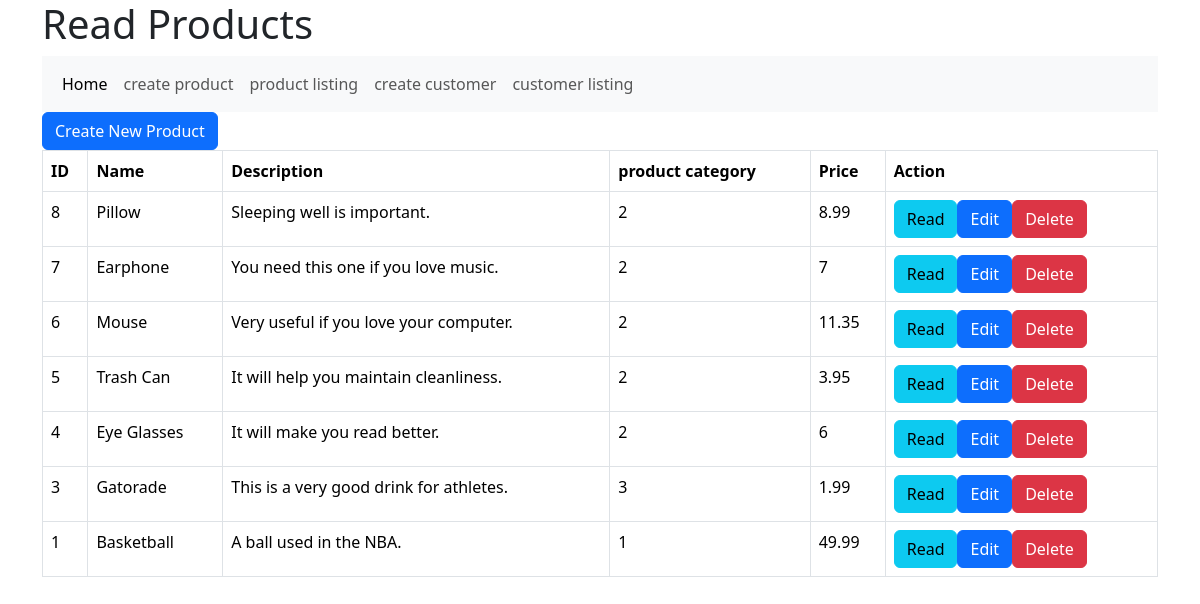
Screenshot of /product_listing.php with the database file from the repository.
### tables this page shows
CREATE TABLE IF NOT EXISTS `products` (
  `id` int(11) NOT NULL AUTO_INCREMENT,
  `name` varchar(128) NOT NULL,
  `description` text NOT NULL,
  `product_cat` int(11) NOT NULL,
  `price` double NOT NULL,
  `promotion_price` double NOT NULL,
  `manufacture_date` date DEFAULT NULL,
  `expired_date` date DEFAULT NULL,
  PRIMARY KEY (`id`)
);

CREATE TABLE IF NOT EXISTS `product_cat` (
  `product_cat_id` int(11) NOT NULL,
  `product_cat_name` varchar(100) NOT NULL,
  `product_cat_description` text NOT NULL,
  PRIMARY KEY (`product_cat_id`)
);

### product_listing.php (the view, shortened to what this page needs)
<!DOCTYPE HTML>
<html>
<head>
    <link href="https://cdn.jsdelivr.net/npm/bootstrap@5.3.3/dist/css/bootstrap.min.css" rel="stylesheet">
</head>
<body>
    <div class="container">
        <div class="page-header">
            <h1>Read Products</h1>
        </div>
        <nav class="navbar navbar-expand-lg bg-body-tertiary">
  <div class="container-fluid">
    <div class="collapse navbar-collapse" id="navbarNavAltMarkup">
      <div class="navbar-nav">
        <a class="nav-link active" aria-current="page" href="#">Home</a>
        <a class="nav-link" href="product_create.php">create product</a>
        <a class="nav-link" href="product_listing">product listing</a>
        <a class="nav-link" href="customer_create.php">create customer</a>
        <a class="nav-link" href="customer_listing.php">customer listing</a>
      </div>
    </div>
  </div>
</nav>
        <?php
include 'config/database.php';
$query = "SELECT * FROM products INNER JOIN product_cat on products.product_cat=product_cat.product_cat_id ORDER BY id DESC";
$stmt = $con->prepare($query);
$stmt->execute();
$num = $stmt->rowCount();
echo "<a href='product_create.php' class='btn btn-primary m-b-1em'>Create New Product</a>";
if($num>0){
    echo "<table class='table table-hover table-responsive table-bordered'>";
    echo "<tr>";
        echo "<th>ID</th>";
        echo "<th>Name</th>";
        echo "<th>Description</th>";
        echo "<th>product category</th>";
        echo "<th>Price</th>";
        echo "<th>Action</th>";
    echo "</tr>";
while ($row = $stmt->fetch(PDO::FETCH_ASSOC)){
    extract($row);
    echo "<tr>";
        echo "<td>{$id}</td>";
        echo "<td>{$name}</td>";
        echo "<td>{$description}</td>";
        echo "<td>{$product_cat_id}</td>";
        echo "<td>{$price}</td>";
        echo "<td>";
            echo "<a href='product_details.php?id={$id}' class='btn btn-info m-r-1em'>Read</a>";
            echo "<a href='product_update.php?id={$id}' class='btn btn-primary m-r-1em'>Edit</a>";
            echo "<a href='#' onclick='delete_user({$id});'  class='btn btn-danger'>Delete</a>";
        echo "</td>";
    echo "</tr>";
}
echo "</table>";
}
else{
    echo "<div class='alert alert-danger'>No records found.</div>";
}
?>
    </div>
</body>
</html>

### rows the page displays
products: id "8", name "Pillow", description "Sleeping well is important.", product_cat.product_cat_id "2", price "8.99"
products: id "7", name "Earphone", description "You need this one if you love music.", product_cat.product_cat_id "2", price "7"
products: id "6", name "Mouse", description "Very useful if you love your computer.", product_cat.product_cat_id "2", price "11.35"
products: id "5", name "Trash Can", description "It will help you maintain cleanliness.", product_cat.product_cat_id "2", price "3.95"
products: id "4", name "Eye Glasses", description "It will make you read better.", product_cat.product_cat_id "2", price "6"
products: id "3", name "Gatorade", description "This is a very good drink for athletes.", product_cat.product_cat_id "3", price "1.99"
products: id "1", name "Basketball", description "A ball used in the NBA.", product_cat.product_cat_id "1", price "49.99"
